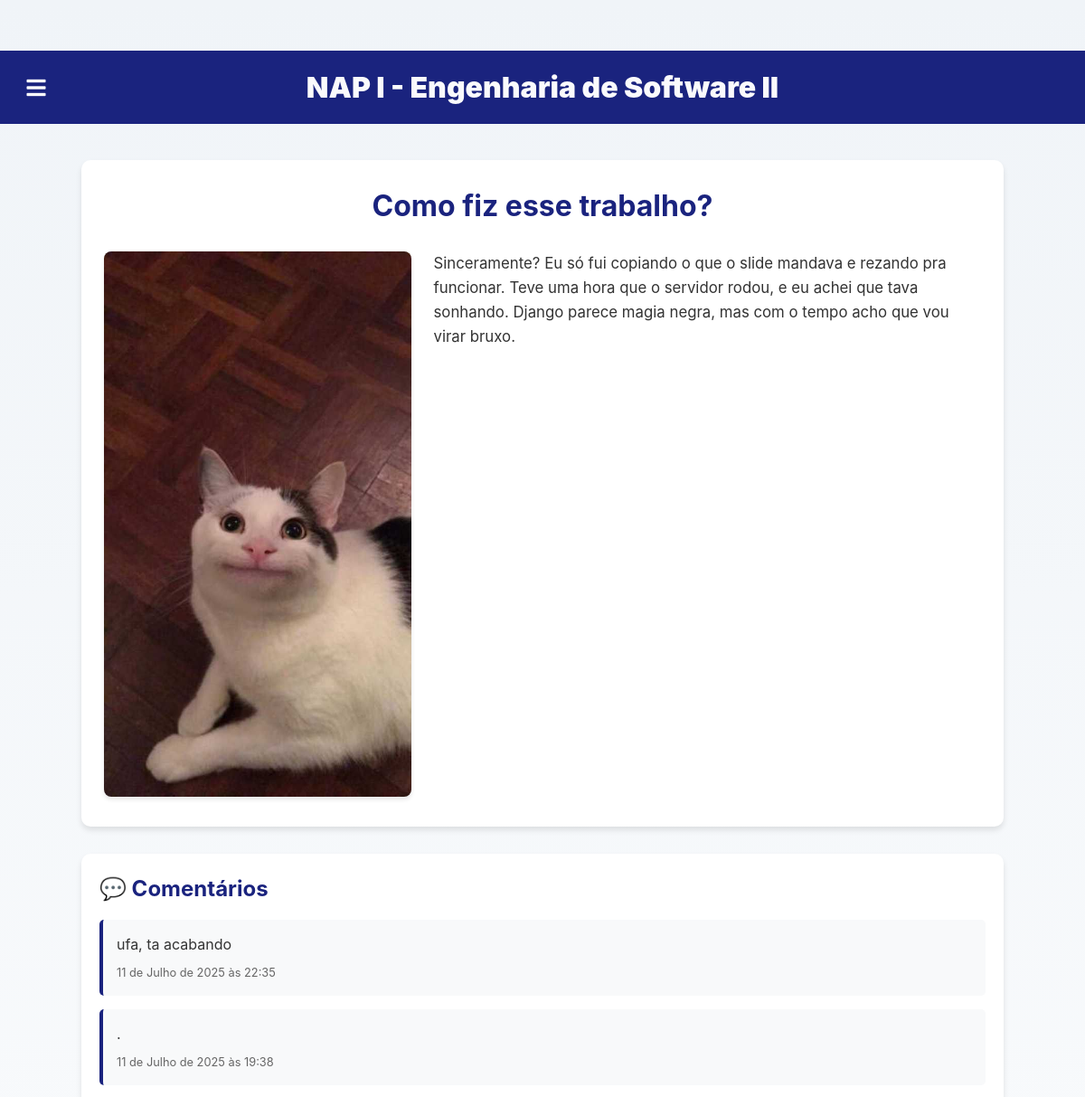
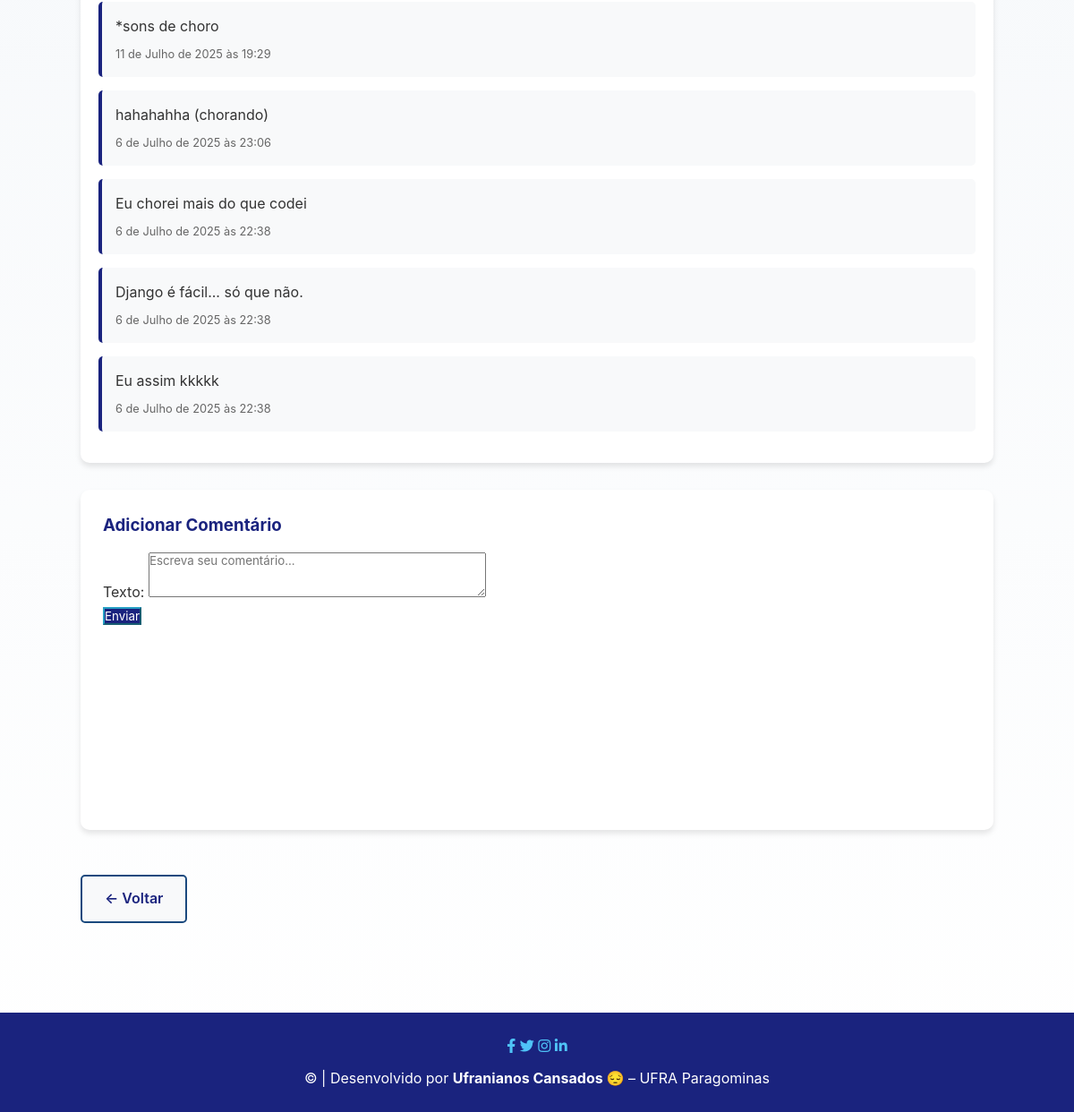
Screenshot of /3/ with the database file from the repository (2 pictures, top to bottom).
### blog/models.py (models this page shows, shortened)
class Post(models.Model):
    titulo = models.CharField(max_length=200)
    texto = models.TextField()
    pub_date = models.DateTimeField(auto_now_add=True)
    imagem = models.ImageField(upload_to='imagens/')
    class Meta:
        verbose_name = 'Postagem'
        verbose_name_plural = 'Postagens'
        ordering = ['-pub_date']

class Comentario(models.Model):
    post = models.ForeignKey(Post, on_delete=models.CASCADE)
    texto = models.CharField(max_length=500)
    com_date = models.DateTimeField(auto_now_add=True)
    class Meta:
        verbose_name = 'Comentário'
        verbose_name_plural = 'Comentários'
        ordering = ['-com_date']

### blog/views.py (the view)
# urls.py: path('<int:post_id>/', views.detalhes, name='detalhes'),
def detalhes(request, post_id):
    post = get_object_or_404(Post, pk=post_id)
    comentarios = Comentario.objects.filter(post=post)
    if request.method == 'POST':
        form = ComentarioForm(request.POST)
        if form.is_valid():
            comentario = form.save(commit=False)
            comentario.post = post
            comentario.save()
            messages.success(request, '✔ Comentário adicionado com sucesso!')
            return redirect('index')
    else:
        form = ComentarioForm()
    return render(request, 'blog/detalhes.html', {
        'post': post,
        'comentarios': comentarios,
        'form': form
    })

### blog/forms.py
class ComentarioForm(forms.ModelForm):
    class Meta:
        model = Comentario
        fields = ['texto']
        widgets = {
            'texto': forms.Textarea(attrs={'rows': 3, 'placeholder': 'Escreva seu comentário...'}),
        }

### blog/templates/blog/detalhes.html (shortened to what this page needs)
{% extends 'blog/base.html' %}
{% load static %}
{% block content %}
<div class="container">
    <div class="card detalhe-card">
        <h1 class="card-title">{{ post.titulo }}</h1>
        <div class="post-content">
            {% if post.imagem %}
            <div class="post-image-container">
                <img src="{{ post.imagem.url }}" alt="{{ post.titulo }}" class="post-image">
            </div>
            {% endif %}
            <div class="post-text">
                <p class="card-text">{{ post.texto }}</p>
            </div>
        </div>
    </div>
    <div class="card comentarios-card">
        <h2>💬 Comentários</h2>
        {% for comentario in comentarios %}
        <div class="comentario">
            <p>{{ comentario.texto }}</p>
            <small class="comentario-data">{{ comentario.com_date }}</small>
        </div>
        {% empty %}
        <p class="empty-message">Ainda não há comentários. Seja o primeiro!</p>
        {% endfor %}
    </div>
    <div class="card form-card">
        <h3>Adicionar Comentário</h3>
        <form method="post" enctype="multipart/form-data">
            {{ form.as_p }}
            <button type="submit" class="btn-enviar">Enviar</button>
        </form>
    </div>
    <a href="{% url 'index' %}" class="btn-voltar">← Voltar</a>
</div>
{% endblock %}

### static/css/style.css (style rules this page uses)
* { margin: 0; padding: 0; box-sizing: border-box; font-family: 'Inter', sans-serif; }
body { background: linear-gradient(to bottom, #f0f4f8, #ffffff); color: #333; padding-top: 56px; line-height: 1.6; }
.container { max-width: 1100px; margin: 0 auto; padding: 20px; }
h1, h2, h3 { color: #1a237e; margin-bottom: 15px; }
.card { background: white; border-radius: 10px; overflow: hidden; box-shadow: 0 4px 6px rgba(0, 0, 0, 0.1); transition: all 0.3s; margin-bottom: 20px; display: flex; flex-direction: column; height: 100%; position: relative; min-height: 380px; }
.card-title { font-size: 1.2rem; margin-bottom: 10px; color: #1a237e; }
.card-text { flex-grow: 1; margin-bottom: 15px; }
.detalhe-card { background: white; border-radius: 10px; box-shadow: 0 4px 6px rgba(0, 0, 0, 0.1); padding: 25px; margin-bottom: 30px; }
.detalhe-card h1 { text-align: center; font-size: 2rem; margin-bottom: 25px; color: #1a237e; }
.post-content { display: flex; gap: 25px; }
.post-image-container { flex: 0 0 35%; }
.post-image { width: 100%; border-radius: 8px; box-shadow: 0 3px 5px rgba(0, 0, 0, 0.1); transition: transform 0.3s; }
.post-text { flex: 1; font-size: 1.05rem; }
.btn-primary, .btn-ver-detalhes, .btn-enviar { background-color: #1a237e; border-color: #28a0c5; color: white; transition: all 0.3s; }
.btn-voltar { display: inline-block; padding: 12px 25px; background: #f8f9fa; color: #1a237e; border: 2px solid #1a497e; border-radius: 5px; text-decoration: none; font-weight: 600; transition: all 0.3s; margin-top: 30px; }
.form-card { background: white; border-radius: 10px; box-shadow: 0 4px 6px rgba(0, 0, 0, 0.1); padding: 25px; margin-top: 30px; }
.comentarios-card { background: white; border-radius: 10px; box-shadow: 0 4px 6px rgba(0, 0, 0, 0.1); padding: 20px; margin-top: 30px; }
.comentario { background: #f8f9fa; padding: 15px; border-left: 4px solid #1a237e; border-radius: 5px; margin-bottom: 15px; }
.comentario-data { font-size: 0.8rem; color: #666; display: block; margin-top: 8px; }

### rows the page displays
Post: titulo "Como fiz esse trabalho?", imagem (picture), texto "Sinceramente? Eu só fui copiando o que o slide mandava e rezando pra funcionar. Teve uma hora que o servidor rodou, e eu achei que tava sonhando. Django parece magia negra, mas com o tempo acho que vou virar bruxo."
Comentario: texto "ufa, ta acabando", com_date "11 de Julho de 2025 às 22:35"
Comentario: texto ".", com_date "11 de Julho de 2025 às 19:38"
Comentario: texto "*sons de choro", com_date "11 de Julho de 2025 às 19:29"
Comentario: texto "hahahahha (chorando)", com_date "6 de Julho de 2025 às 23:06"
Comentario: texto "Eu chorei mais do que codei", com_date "6 de Julho de 2025 às 22:38"
Comentario: texto "Django é fácil... só que não.", com_date "6 de Julho de 2025 às 22:38"
Comentario: texto "Eu assim kkkkk", com_date "6 de Julho de 2025 às 22:38"
